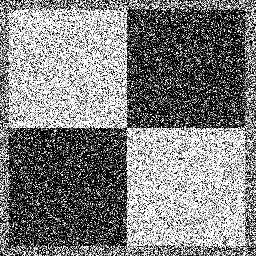
#> input picture PS-1/input/ps1-input0-noise.png, 256 x 256 px, given in place of hough_acc.png, which was not available
$ python -i p1.py   (imports and definitions only)
#> lines starting #> are read from the running program, lines starting #| are printed output that depends on the picture; after the words box and inside, x2 and y2 are one past the last pixel; in counts of white or black regions, pixels touching at a corner belong together; pictures that were not available may be replaced by others from this repository, and a replacement may not be noted
import cv2 as cv
import numpy
import numpy as np
from pathlib import Path
import matplotlib.pyplot as plt
from matplotlib.widgets import Slider, Button, RadioButtons


def imread(filename, channels=None, grey_scale=None):
    # setting defaults
#> called with filename = 'observations/hough_acc.png', grey_scale = True
    channels = [channels, (0, 1, 2)][channels is None]
    grey_scale = [grey_scale, False][grey_scale is None]
    # cv imread
    img = cv.imread(filename)
#> img is the input picture: shape (256, 256, 3); min 0, max 255, mean 127.6
    return cv.cvtColor(img, cv.COLOR_BGR2GRAY) if grey_scale \
        else cv.cvtColor(img, cv.COLOR_BGR2RGB)[:, :, channels] if len(img.shape) == 3 \
        else np.concatenate([img[:, :, np.newaxis]] * 3)


# [11 lines left out: function imread_from_rep, not called in this run]


def imsave(img, file_name):
    cv.imwrite(file_name, img if len(img.shape) == 2 else cv.cvtColor(img, cv.COLOR_RGB2BGR))


def imfix_scale(img):
    return ((img - np.min(img)) / (np.max(img) - np.min(img)) * 255).astype(int)


def is_in(im_sz, i, j):
    return 0 <= i < im_sz[0] and 0 <= j < im_sz[1]


def imshow(im, im_title=None, shape=None, interpolation='bilinear', sup_title='Figure(s)', slider_attr=None,
           slider_callback=None,
           button_attr=None, button_callback=None):
    if not type(im) == list:
        im = [im]
    # determine squarish shape to arrange all images
    shape = [shape, (int(np.sqrt(len(im))), int(np.ceil(len(im) / int(np.sqrt(len(im))))))][shape is None]
    im_title = [im_title, 'Image'][im_title is None]
    fig, axs = plt.subplots(shape[0], shape[1])
    if not type(axs) == list:
        axs = numpy.asarray([axs])
    axs = axs.flatten()
    # make ticks and axes(axis) disappear
    for ax in axs:
        ax.set_axis_off()
    # plot each image in its axes
    for i in range(len(im)):
        axs[i].imshow(im[i], interpolation=interpolation)
        axs_title = '%s $%sx%s$  $mn=%s$  $mx=%s$ ' % (
            im_title if not type(im_title) == list else im_title[i], im[i].shape[0], im[i].shape[1], np.min(im[i]),
            np.max(im[i]))
        axs[i].set_title(axs_title, fontweight='bold')
        axs[i].set_axis_off()
    # create widgets to interact with images
    num_sliders = 0 if slider_attr is None else len(slider_attr)
    num_buttons = 0 if button_attr is None else len(button_attr)

    widget_width = 0.05
    fig.subplots_adjust(bottom=widget_width * (num_buttons + num_sliders + 1))

    # [15 lines left out: functions create_slider, create_button, not called in this run]

    # create sliders and store them in memory
    sliders = list(map(create_slider, range(num_sliders)))
    # create buttons and store them in memory
    buttons = list(map(create_button, range(num_buttons)))

    # method that is called when a slider or button is touched. This method in turn
    # calls the callbacks to get the updated images and put them in the plot
    # [8 lines left out: function update_images, not called in this run]

    # set main title
    fig.canvas.manager.set_window_title(sup_title)
    plt.suptitle(sup_title)
    # bigger viewing area
    fig.set_size_inches(2 * fig.get_size_inches())
    plt.show()


# [151 lines left out: functions highlight_pos_im, overlap_boolean_image, testing_imshow, p1, hough_lines_acc, draw_line_on_im and 2 more, not called in this run]


def non_max_suppression(im, size=3):
    if size % 2 == 0:
        raise Exception('size should be odd, so the filter has a center pixel')
    uv_s = []
    for i in range(-size // 2 + 1, size // 2 + 1):
        for j in range(-size // 2 + 1, size // 2 + 1):
            uv_s.append((i, j))
    uv_s.remove((0, 0))
    im_size = im.shape
    op = np.zeros(im_size)
    for i in range(im_size[0]):
        for j in range(im_size[1]):
            op[i, j] = im[i, j] > np.max(np.asarray(
                [im[i + uv[0], j + uv[1]] if is_in(im_size, i + uv[0], j + uv[1]) else np.NINF for uv in uv_s]))
    return op


# [46 lines left out: function p2_experiment, not called in this run]


def p2_experiment_load_houghacc():
    im = imread('observations/hough_acc.png', grey_scale=True)
    print(im.shape)
#| (256, 256)
    im_w = cv.copyMakeBorder(im, 3, 3, 3, 3, cv.BORDER_WRAP)
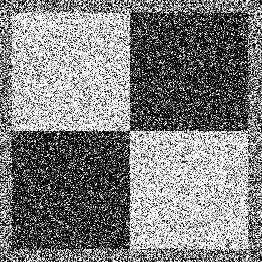
#> im_w: shape (262, 262); min 0, max 255, mean 127.5
    imblur = cv.GaussianBlur(im_w, (5, 5), 0)
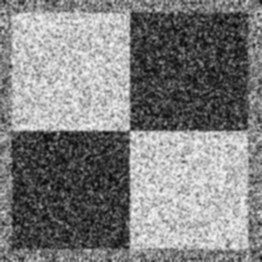
#> imblur: shape (262, 262); min 9, max 246, mean 127.5
    imblur = imblur[3:-3, 3:-3]
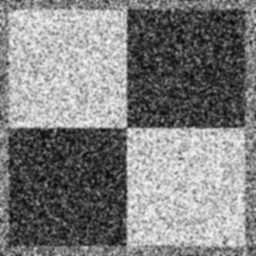
#> imblur: shape (256, 256); min 9, max 246, mean 127.6
    print(imblur.shape)
#| (256, 256)
    th_imblur = (imblur > np.max(imblur) * .9) * imblur
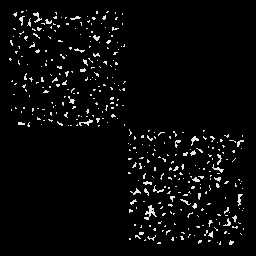
#> th_imblur: shape (256, 256); min 0, max 246, mean 9.1
    nm_imblur = non_max_suppression(th_imblur)
#> after the loop in non_max_suppression, `for i in range(im_size[0]):`:
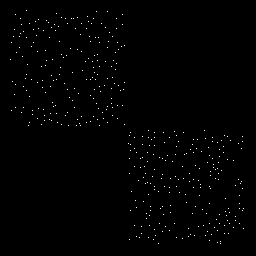
#> op: shape (256, 256) float64; values 0 (black) and 1 (white), 0.61% white in thin lines or dots, all inside (x1, y1, x2, y2) = (10, 10, 244, 244)
    imshow([im, im_w, imfix_scale(imblur), th_imblur, nm_imblur], interpolation='nearest')
#> in imshow, `shape = [shape, (int(np.sqrt(len(im))), int(np.ceil(len(im) / int(np.s..`: shape = (2, 3)
#> the loop in imshow, `for ax in axs:` made 6 passes
#> the loop in imshow, `for i in range(len(im)):` made 5 passes
#> axs_title on passes 1 to 5: 'Image $256x256$  $mn=0$  $mx=255$ ', 'Image $262x262$  $mn=0$  $mx=255$ ', 'Image $256x256$  $mn=0$  $mx=255$ ', 'Image $256x256$  $mn=0$  $mx=246$ ', 'Image $256x256$  $mn=0.0$  $mx=1.0$ '


# [211 lines left out: functions p2_experiment_peak_finding, p3, p4, hough_circle_acc, draw_circle, p5 and 5 more, not called in this run]


""" Run just the methods you need, else you will go through a lot of interactive canvas popups """
# [12 lines of commented-out code are left out]

>>> result = p2_experiment_load_houghacc()
